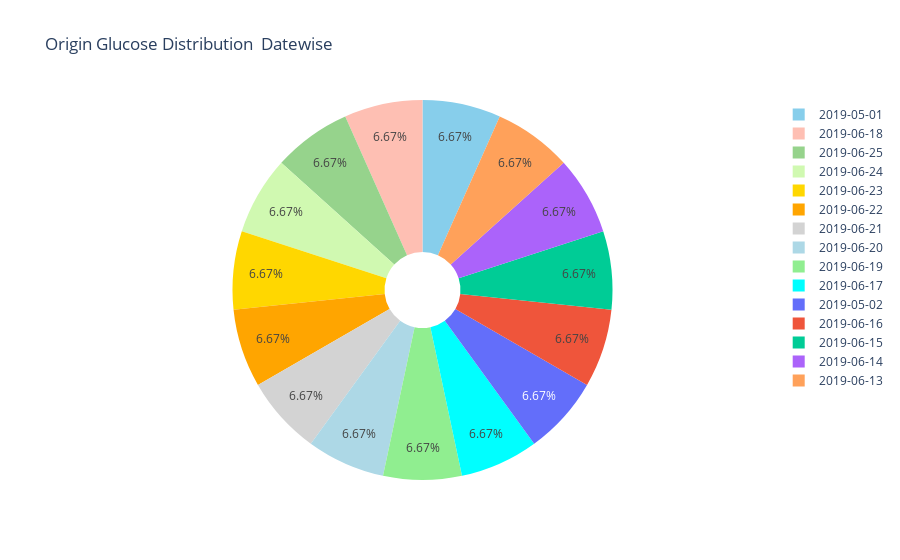

The notebook cell this image was saved under:
### Code cell
dff = train_df['Date'].value_counts()[:15]
label = dff.index
size = dff.values

colors = ['skyblue', '#FEBFB3', '#96D38C', '#D0F9B1', 'gold', 'orange', 'lightgrey', 
          'lightblue','lightgreen','aqua']
trace = go.Pie(labels=label, values=size, marker=dict(colors=colors),hole = .2)

data = [trace]
layout = go.Layout(
    title='Origin Glucose Distribution  Datewise'
)

fig = go.Figure(data=data, layout=layout)
py.iplot(fig)

### Figure 1 — Plotly figure (JSON) as saved in the notebook; plotly's stock layout.template omitted (floating-point values rounded to 4 significant figures)
{"data": [{"hole": 0.2, "labels": ["2019-05-01", "2019-06-18", "2019-06-25", "2019-06-24", "2019-06-23", "2019-06-22", "2019-06-21", "2019-06-20", "2019-06-19", "2019-06-17", "2019-05-02", "2019-06-16", "2019-06-15", "2019-06-14", "2019-06-13"], "marker": {"colors": ["skyblue", "#FEBFB3", "#96D38C", "#D0F9B1", "gold", "orange", "lightgrey", "lightblue", "lightgreen", "aqua"]}, "type": "pie", "values": [480, 480, 480, 480, 480, 480, 480, 480, 480, 480, 480, 480, 480, 480, 480]}], "layout": {"autosize": true, "title": {"text": "Origin Glucose Distribution  Datewise"}}}
